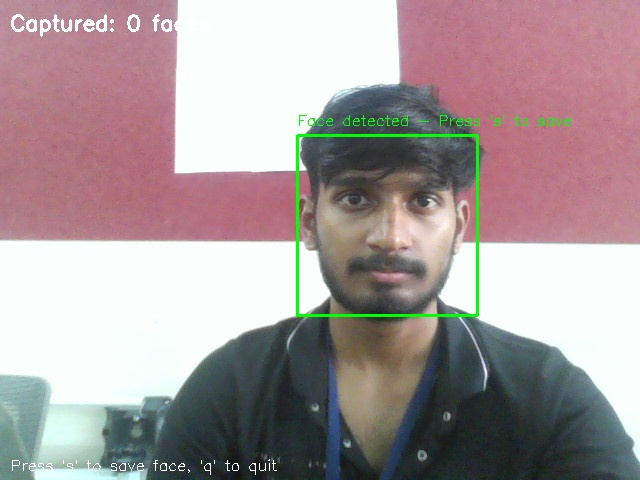
#> input picture known_faces/abhishek.jpg, 640 x 480 px, given in place of the camera
$ python opencv_attendance.py
#> lines starting #> are read from the running program, lines starting #| are printed output that depends on the picture; after the words box and inside, x2 and y2 are one past the last pixel; in counts of white or black regions, pixels touching at a corner belong together
#!/usr/bin/env python3
"""
OpenCV-based Real-Time AI Attendance System with MongoDB
========================================================

This is a working alternative to the face_recognition library that uses OpenCV
for both face detection and recognition.

Features:
- Real-time face detection and recognition
- MongoDB integration for attendance tracking
- Multiple face detection in single frame
- Auto-attendance marking
- User-friendly interface

Author: SmartClass AI
Date: September 2025
"""

import cv2
import numpy as np
import pickle
import json
import datetime
import threading
import time
from pymongo import MongoClient
from collections import defaultdict
import os

class OpenCVAttendanceSystem:
    def __init__(self):
        """Initialize the attendance system."""
        print("🎓 OpenCV AI Attendance System")
        print("=" * 40)

        # Initialize face detector and recognizer
        self.face_cascade = cv2.CascadeClassifier(cv2.data.haarcascades + 'haarcascade_frontalface_default.xml')
        self.face_recognizer = cv2.face.LBPHFaceRecognizer_create()

        # Load configuration
        self.load_config()

        # MongoDB connection
        self.connect_to_mongodb()

        # Load trained model
        self.load_face_model()

        # Attendance tracking
        self.attendance_cooldown = 30  # seconds
        self.last_attendance = defaultdict(float)

        # UI settings
        self.font = cv2.FONT_HERSHEY_SIMPLEX
        self.confidence_threshold = 100  # Adjusted for better recognition (was 50)

    def load_config(self):
        """Load MongoDB configuration."""
        try:
            with open("mongodb_config.json", "r") as f:
#> (reads mongodb_config.json from the repository)
                config = json.load(f)
                self.connection_string = config["connection_string"]
                self.database_name = config["database_name"]
                print(f"✅ MongoDB config loaded: {self.database_name}")
        except:
            print("⚠️  Using default MongoDB config")
            self.connection_string = "mongodb://localhost:27017/"
            self.database_name = "smartclass_attendance"

    def connect_to_mongodb(self):
        """Connect to MongoDB."""
        try:
            self.client = MongoClient(self.connection_string)
            self.db = self.client[self.database_name]
            self.collection = self.db["attendance_records"]

            # Test connection
            self.client.server_info()
            print("✅ MongoDB connected successfully!")

        except Exception as e:
            print(f"❌ MongoDB connection failed: {e}")
            print("📝 Attendance will be logged to console only")
            self.db = None

    def load_face_model(self):
        """Load the trained face recognition model."""
        try:
            self.face_recognizer.read("opencv_face_model.yml")
            with open("face_names.pickle", "rb") as f:
#> (reads face_names.pickle from the repository)
                self.face_id_to_name = pickle.load(f)

            print(f"✅ Face model loaded with {len(self.face_id_to_name)} students:")
            for name in self.face_id_to_name.values():
                print(f"   👤 {name}")
#> in run_attendance_system, frame is the input picture: shape (480, 640, 3); mean B, G, R 155.8, 154.2, 167.7

            return True

        except Exception as e:
            print(f"❌ Could not load face model: {e}")
            print("🔧 Please run 'python opencv_face_encoder.py' first!")
            return False

    def mark_attendance(self, name):
        """Mark attendance for a student."""
        current_time = time.time()

        # Check cooldown
        if current_time - self.last_attendance[name] < self.attendance_cooldown:
            return False

        self.last_attendance[name] = current_time

        # Create attendance record
        attendance_record = {
            "name": name,
            "timestamp": datetime.datetime.now(),
            "date": datetime.datetime.now().strftime("%Y-%m-%d"),
            "time": datetime.datetime.now().strftime("%H:%M:%S"),
            "status": "Present"
        }

        # Save to MongoDB
        if self.db is not None:
            try:
                self.collection.insert_one(attendance_record)
                print(f"✅ MongoDB: Attendance marked for {name}")
            except Exception as e:
                print(f"❌ MongoDB error: {e}")

        # Save to local JSON file (backup)
        try:
            attendance_file = "attendance_records.json"

            # Load existing records
            if os.path.exists(attendance_file):
                with open(attendance_file, 'r') as f:
                    records = json.load(f)
            else:
                records = []

            # Create clean record for JSON (without MongoDB ObjectId)
            json_record = {
                "name": name,
                "timestamp": attendance_record['timestamp'].isoformat(),
                "date": attendance_record['date'],
                "time": attendance_record['time'],
                "status": attendance_record['status']
            }

            # Add new record
            records.append(json_record)

            # Save back to file
            with open(attendance_file, 'w') as f:
                json.dump(records, f, indent=2)

            print(f"✅ JSON: Attendance saved to {attendance_file}")

        except Exception as e:
            print(f"❌ JSON save error: {e}")

        # Console log
        print(f"📋 ATTENDANCE: {name} - {attendance_record['time']}")

        return True

    def process_frame(self, frame):
        """Process a single frame for face recognition."""
        # Convert to grayscale
        gray = cv2.cvtColor(frame, cv2.COLOR_BGR2GRAY)
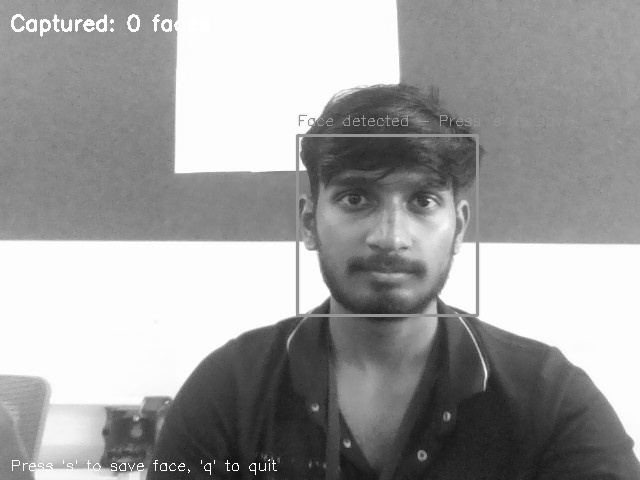
#> gray: shape (480, 640); min 16, max 255, mean 158.5

        # Detect faces
        faces = self.face_cascade.detectMultiScale(
            gray,
            scaleFactor=1.1,
            minNeighbors=3,
            minSize=(30, 30),
            maxSize=(300, 300)
        )
#> faces = [[297, 134, 183, 183]]

        recognized_names = []

        if len(faces) > 0:
            print(f"🔍 Detected {len(faces)} face(s)")  # Debug output
#| 🔍 Detected 1 face(s)

        for i, (x, y, w, h) in enumerate(faces):
            print(f"  Face {i+1}: size={w}x{h}, position=({x},{y})")  # Debug output

            # Extract face region
            face_roi = gray[y:y+h, x:x+w]
            face_roi = cv2.resize(face_roi, (100, 100))

            # Recognize face
            label, confidence = self.face_recognizer.predict(face_roi)

            print(f"👤 Face prediction: label={label}, confidence={confidence:.1f}")  # Debug output

            name = "Unknown"
            color = (0, 0, 255)  # Red for unknown

            if confidence < self.confidence_threshold:
                name = self.face_id_to_name.get(label, "Unknown")
                color = (0, 255, 0)  # Green for recognized
                recognized_names.append(name)
                print(f"✅ Recognized: {name} (confidence: {confidence:.1f})")  # Debug output

                # Mark attendance
                attendance_marked = self.mark_attendance(name)
                if attendance_marked:
                    color = (0, 255, 255)  # Yellow for new attendance
                    print(f"📝 Attendance marked for {name}")  # Debug output
            else:
                print(f"❌ Confidence too low: {confidence:.1f} > {self.confidence_threshold}")  # Debug output

            # Draw rectangle and label
            cv2.rectangle(frame, (x, y), (x+w, y+h), color, 2)

            # Prepare text
            text = f"{name}"
            if confidence < self.confidence_threshold:
                text += f" ({100-confidence:.1f}%)"

            # Draw text background
            text_size = cv2.getTextSize(text, self.font, 0.6, 2)[0]
            cv2.rectangle(frame, (x, y-30), (x + text_size[0], y), color, -1)

            # Draw text
            cv2.putText(frame, text, (x, y-10), self.font, 0.6, (255, 255, 255), 2)
#> this loop made 1 pass
#> (x, y, w, h, label, confidence, color) on pass 1: (297, 134, 183, 183, 0, 0, (0, 255, 255))
#|   Face 1: size=183x183, position=(297,134)
#| 👤 Face prediction: label=0, confidence=0.0
#| ✅ Recognized: Abhishek (confidence: 0.0)
#| ✅ MongoDB: Attendance marked for Abhishek
#| ✅ JSON: Attendance saved to attendance_records.json
#| 📋 ATTENDANCE: Abhishek - 00:33:17
#| 📝 Attendance marked for Abhishek
#> pass 1, in process_frame, `face_roi = gray[y:y+h, x:x+w]`:
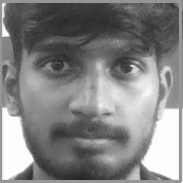
#> face_roi: shape (183, 183); min 34, max 255, mean 130.3
#> pass 1, in process_frame, `face_roi = cv2.resize(face_roi, (100, 100))`:
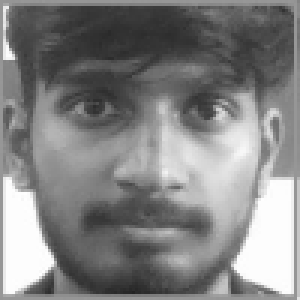
#> face_roi: shape (100, 100) (shown 3 times larger); min 34, max 254, mean 130.4
#> after the loop:
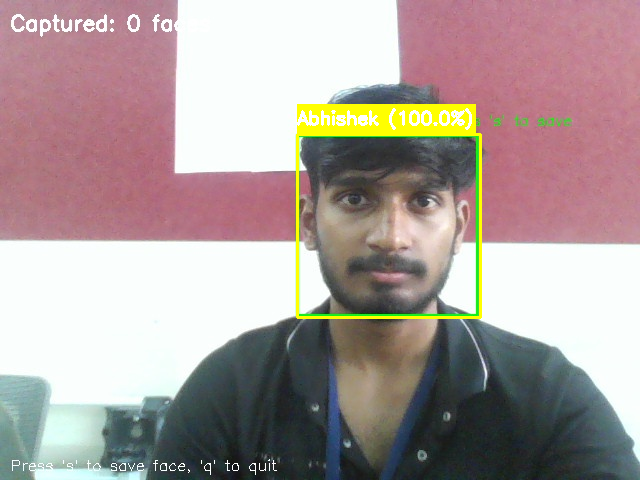
#> frame: shape (480, 640, 3); 2.4% of pixels changed, all inside (x1, y1, x2, y2) = (296, 104, 482, 319)
#> after the loop, recognized_names = ['Abhishek']

        return frame, recognized_names

    def run_attendance_system(self):
        """Run the main attendance system."""
        print("\n🎥 Starting camera...")
        print("📋 Attendance System Active!")
        print("   - Green box: Recognized student")
        print("   - Yellow box: Attendance marked")
        print("   - Red box: Unknown person")
        print("   - Press 'q' to quit")
        print("   - Press 's' to show statistics")

        cap = cv2.VideoCapture(0)

        if not cap.isOpened():
            print("❌ Could not open camera!")
            return

        frame_count = 0
        start_time = time.time()

        try:
            while True:
                ret, frame = cap.read()
                if not ret:
                    print("❌ Failed to read from camera")
                    break

                # Process every 3rd frame for performance
                if frame_count % 3 == 0:
                    frame, recognized_names = self.process_frame(frame)
#> recognized_names = ['Abhishek']

                frame_count += 1

                # Add system info
                runtime = time.time() - start_time
                info_text = f"Runtime: {runtime:.0f}s | Frame: {frame_count}"
                cv2.putText(frame, info_text, (10, 30), self.font, 0.6, (255, 255, 255), 2)

                # Add instructions
                cv2.putText(frame, "Press 'q' to quit | 's' for stats", (10, frame.shape[0]-20),
                           self.font, 0.5, (255, 255, 255), 1)
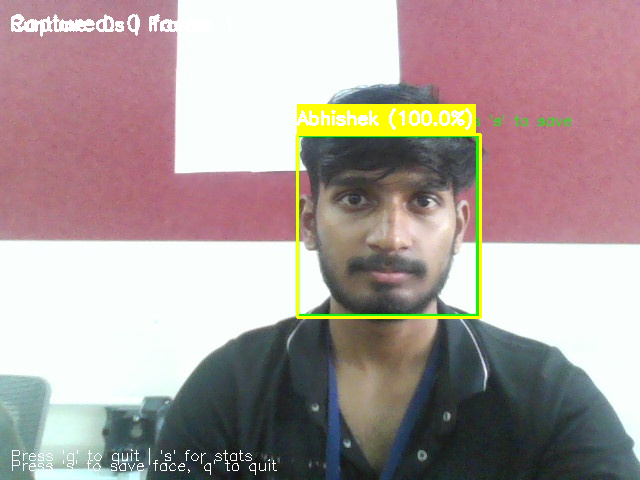
#> frame: shape (480, 640, 3); mean B, G, R 155, 157.4, 172

                # Show frame
                cv2.imshow('OpenCV AI Attendance System', frame)

                # Handle key presses
                key = cv2.waitKey(1) & 0xFF
#> (key q is pressed here)
                if key == ord('q'):
                    print("\n👋 Shutting down attendance system...")
                    break
                elif key == ord('s'):
                    self.show_statistics()

        except KeyboardInterrupt:
            print("\n⚠️  Interrupted by user")

        finally:
            cap.release()
            cv2.destroyAllWindows()
            if self.db is not None:
                self.client.close()
            print("✅ System shutdown complete")

    def show_statistics(self):
        """Show attendance statistics."""
        print("\n📊 ATTENDANCE STATISTICS")
        print("=" * 30)

        if self.db is None:
            print("❌ No database connection for statistics")
            return

        try:
            today = datetime.datetime.now().strftime("%Y-%m-%d")

            # Today's attendance
            today_count = self.collection.count_documents({"date": today})
            print(f"📅 Today's attendance: {today_count}")

            # Get today's attendees
            attendees = self.collection.find({"date": today}, {"name": 1, "time": 1})
            for record in attendees:
                print(f"   👤 {record['name']} - {record['time']}")

            print("=" * 30)

        except Exception as e:
            print(f"❌ Statistics error: {e}")

def main():
    # Check if face model exists
    if not os.path.exists("opencv_face_model.yml"):
        print("❌ Face model not found!")
        print("🔧 Please run 'python opencv_face_encoder.py' first to train the system")
        return

    # Initialize and run attendance system
    system = OpenCVAttendanceSystem()

    if hasattr(system, 'face_id_to_name') and system.face_id_to_name:
        system.run_attendance_system()
    else:
        print("❌ Could not load face recognition model")
        print("🔧 Please run 'python opencv_face_encoder.py' first")

if __name__ == "__main__":
    main()
